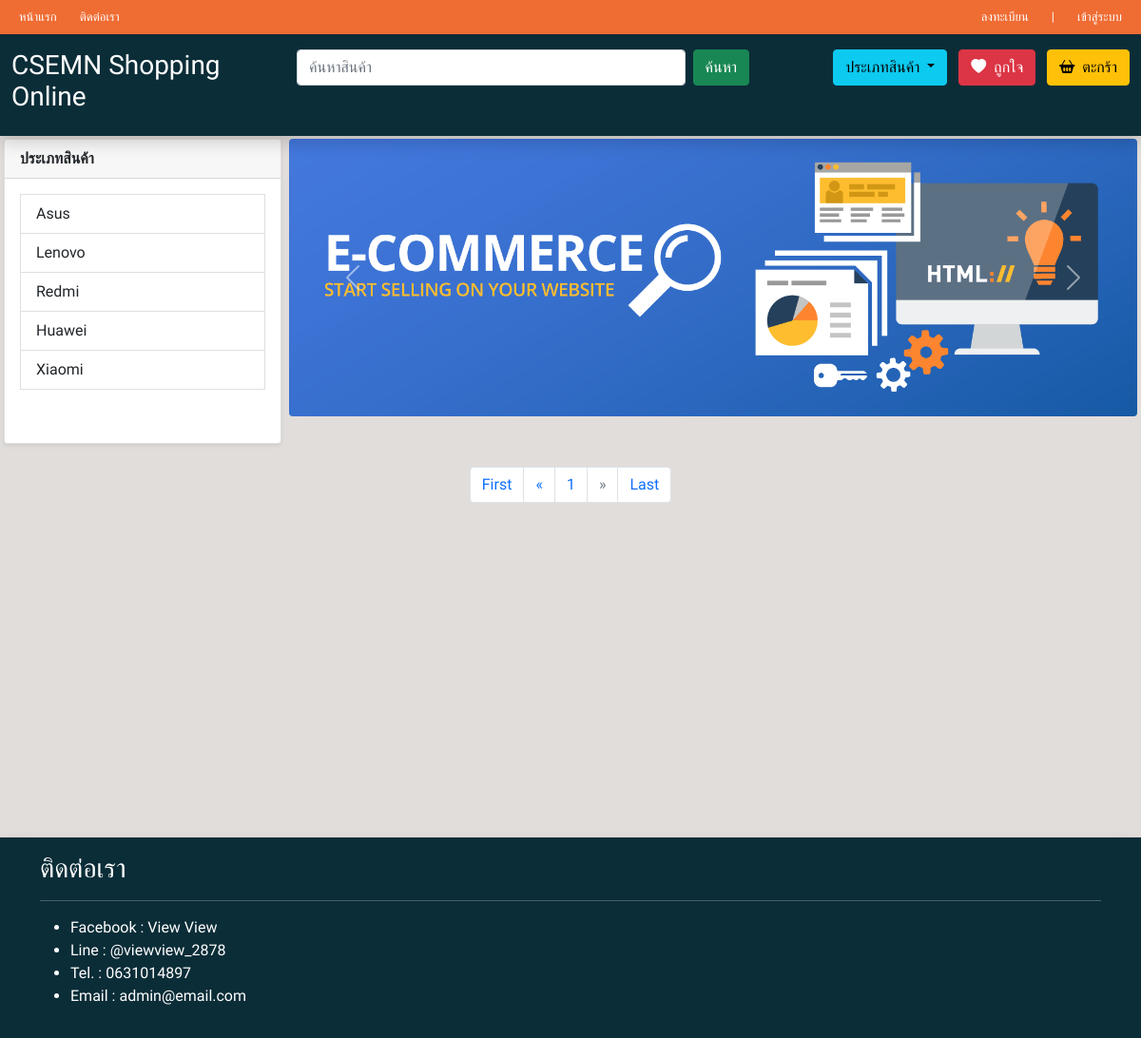
Page /pages/main/?page=2 on the committed database.
### tables this page shows
CREATE TABLE `shop` (
  `id` int(2) NOT NULL,
  `title` varchar(255) NOT NULL
);

CREATE TABLE `categories` (
  `id` int(2) NOT NULL,
  `category` varchar(50) NOT NULL
);

CREATE TABLE `banners` (
  `id` int(2) NOT NULL,
  `banner` text NOT NULL
);

CREATE TABLE `contacts` (
  `id` int(2) NOT NULL,
  `title` varchar(50) NOT NULL,
  `contact` varchar(255) NOT NULL
);

### pages/includes/categories.php (called while the page is built)
<?php require_once('../../services/categories/categories.php') ?>

### services/categories/categories_navbar_bottom.php (the view, shortened to what this page needs)
<?php
try {
    $stmt_categories = $connect->prepare("SELECT * FROM categories ORDER BY id ASC");
    $stmt_categories->execute();
    $categories = $stmt_categories->fetchAll();
} catch (PDOException $e) {
    echo "เกิดข้อผิดพลาด : " . $e->getMessage();
    exit();
}
?>

### pages/includes/banners.php (called while the page is built)
<?php require_once('../../services/banners/banners.php') ?>

### services/categories/categories_navbar_bottom.php (the view)
<?php
try {
    $stmt_categories = $connect->prepare("SELECT * FROM categories ORDER BY id ASC");
    $stmt_categories->execute();
    $categories = $stmt_categories->fetchAll();
} catch (PDOException $e) {
    echo "เกิดข้อผิดพลาด : " . $e->getMessage();
    exit();
}
foreach ($categories as $c) {
?>
    <a href="?c=<?= $c['id'] ?>&category=<?= $c['category'] ?>" class="list-group-item list-group-item-action"><?= $c['category'] ?></a>
<?php
}
?>

### pages/includes/navbar.php (shortened to what this page needs)
<header class="fixed-top">
    <nav class="navbar navbar-expand-sm shadow-sm py-0">
        <div class="container-xxl">
            <ul class="navbar-nav me-auto mb-lg-0">
                <li class="nav-item d-flex">
                    <a class="text-white nav-link nav-hover active me-2" aria-current="page" href="../../">หน้าแรก</a>
                    <a class="text-white nav-link nav-hover" href="#" data-bs-toggle="modal" data-bs-target="#contactModal">ติดต่อเรา</a>
                </li>
            </ul>
            <ul class="navbar-nav mb-lg-0 justify-content-end">
                <?php
                if (isset($_SESSION['U_ID'])) {
                ?>
                    <li class="nav-item d-flex">
                        <a class="user-menu-app text-white nav-link nav-hover me-2" href="#" data-bs-toggle="modal" data-bs-target="#userMenuModal"><?= $_SESSION['U_USERNAME'] ?></a>
                        <div class="user-menu dropdown me-2">
                            <a class="nav-link nav-hover dropdown-toggle text-white" href="#" id="user_data" data-bs-toggle="dropdown" aria-expanded="false">
                                <?= $_SESSION['U_USERNAME'] ?>
                            </a>
                            <ul class="dropdown-menu" aria-labelledby="user_data">
                                <?= $_SESSION['U_ROLE'] === true ? '<li><a class="dropdown-item" href="../../admin/">จัดการร้านค้า</a></li>' : '' ?>
                                <li><a class="dropdown-item" href="?account">บัญชีผู้ใช้</a></li>
                                <li><a class="dropdown-item" href="?account=order">การซื้อของฉัน</a></li>
                                <li><a class="dropdown-item" href="?cart">ตะกร้าสินค้า</a></li>
                                <li><a class="dropdown-item" href="?account=wishlist">สินค้าที่ถูกใจ</a></li>
                                <li><a class="dropdown-item text-danger" href="?logout" onclick="return confirm('ต้องการออกจากระบบ ?')">ออกจากระบบ</a></li>
                            </ul>
                        </div>
                        <span class="nav-link me-2 text-white">|</span>
                        <a class="nav-link nav-hover text-white" href="?logout" onclick="return confirm('ต้องการออกจากระบบ ?')">ออกจากระบบ</a>
                    </li>
                <?php
                } else {
                ?>
                    <li class="nav-item d-flex">
                        <a class="nav-link nav-hover me-2 text-white" href="../../pages/auth/register.php">ลงทะเบียน</a>
                        <span class="nav-link me-2 text-white">|</span>
                        <a class="nav-link nav-hover text-white" href="../../pages/auth/login.php">เข้าสู่ระบบ</a>
                    </li>
                <?php
                }
                ?>
            </ul>
        </div>
    </nav>
    <?php
    function removeNavMain($data)
    {
        $array = explode('/', $_SERVER['REQUEST_URI']);
        $key = array_search("pages", $array);
        $name = $array[$key + 1];
        return $name === $data ? true : false;
    }
    if (removeNavMain('auth') == false) {
    ?>
        <section class="shadow navbar-main">
            <div class="container-xxl py-3">
                <div class="row">
                    <div class="col-lg-3 text-lg-start text-center">
                        <h3><a class="text-decoration-none text-white" href="../../"><?= $shop_db[1]['title'] ?></a></h3>
                    </div>
                    <div class="col-lg-5">
                        <form method="GET" class="d-flex w-100">
                            <input class="form-control me-2" name="search" type="search" placeholder="ค้นหาสินค้า" aria-label="Search">
                            <button class="btn btn-success" type="submit">ค้นหา</button>
                        </form>
                    </div>
                    <div class="col-lg-4 text-lg-end text-center">
                        <div class="dropdown me-2 d-inline">
                            <a class="btn btn-info dropdown-toggle" href="#" id="dropdownMenuLink" data-bs-toggle="dropdown" aria-expanded="false">
                                ประเภทสินค้า
                            </a>
                        </div>
                        <a href="?account=wishlist" class="btn btn-danger me-2"><i class="bi bi-heart-fill me-2"></i>ถูกใจ</a>
                        <a href="?cart" class="btn btn-warning"><i class="bi bi-basket2-fill me-2"></i>ตะกร้า</a>
                    </div>
                </div>
            </div>
        </section>
    <?php
    }
    ?>
</header>
                    <?php require_once('../../services/categories/categories_navbar_bottom.php') ?>
                <?php
                try {
                    $stmt_contact = $connect->prepare("SELECT * FROM contacts ORDER BY id ASC");
                    $stmt_contact->execute();
                    $contacts = $stmt_contact->fetchAll();
                } catch (PDOException $e) {
                    echo "เกิดข้อผิดพลาด : " . $e->getMessage();
                    exit();
                }
                ?>

### services/categories/categories.php
<?php
try {
    $stmt_categories = $connect->prepare("SELECT * FROM categories ORDER BY id ASC");
    $stmt_categories->execute();
    $categories = $stmt_categories->fetchAll();
} catch (PDOException $e) {
    echo "เกิดข้อผิดพลาด : " . $e->getMessage();
    exit();
}
?>
<div class="category-list col-12 col-md-3 px-1">
    <div class="card shadow-sm">
        <div class="card-header">
            <strong>ประเภทสินค้า</strong>
        </div>
        <div class="category-list-item card-body">
            <?php
            foreach ($categories as $c) {
            ?>
                <a href="?c=<?= $c['id'] ?>&category=<?= $c['category'] ?>" class="category-item list-group-item list-group-item-action"><?= $c['category'] ?></a>
            <?php
            }
            ?>
        </div>
    </div>
</div>

### services/banners/banners.php (shortened to what this page needs)
<?php
try {
    $stmt_banners = $connect->prepare("SELECT * FROM banners ORDER BY id ASC");
    $stmt_banners->execute();
    $banners = $stmt_banners->fetchAll();
} catch (PDOException $e) {
    echo "เกิดข้อผิดพลาด : " . $e->getMessage();
    exit();
}
?>
<div class="col-12 col-md-9 px-1">
    <div id="bannerPage" class="carousel slide" data-bs-ride="carousel">
        <div class="carousel-inner">
            <div class="carousel-item active">
                <img src="../../admin/uploads/banners/<?= $banners[0]['banner'] ?>" class="d-block w-100 rounded">
            </div>
        </div>
        <button class="carousel-control-prev" type="button" data-bs-target="#bannerPage" data-bs-slide="prev">
            <span class="carousel-control-prev-icon" aria-hidden="true"></span>
        </button>
        <button class="carousel-control-next" type="button" data-bs-target="#bannerPage" data-bs-slide="next">
            <span class="carousel-control-next-icon" aria-hidden="true"></span>
        </button>
    </div>
</div>

### pages/includes/footer.php
<footer class="footer shadow" style="margin-top: 20rem;">
    <div class="container py-3">
        <h3>ติดต่อเรา</h3>
        <hr>
        <div class="row">
            <div class="col-md-6">
                <ul>
                    <?php
                    foreach ($contacts as $value) {
                    ?>
                        <li><?= $value['title'] ?> : <?= $value['contact'] ?></li>
                    <?php
                    }
                    ?>
                </ul>
            </div>
            <div class="col-md-6"></div>
        </div>
    </div>
</footer>

### assets/css/style_main.css (style rules this page uses)
* { font-family: 'Kanit', sans-serif; margin: 0; padding: 0; box-sizing: border-box; }
body { background-color: #E1DDDB; }
footer { background-color: #0b2d38; color: #ffffff; }
.navbar { background-color: #EF6C33; font-size: small; }
.navbar-main, .navbar-app { background-color: #0b2d38; }
.category-list-item { height: 278px; overflow-y: auto; }

### rows in the picture
shop: title "CSEMN Shopping Online"
categories: category "Asus"
categories: category "Lenovo"
categories: category "Redmi"
categories: category "Huawei"
categories: category "Xiaomi"
banners: banner (picture)
contacts: title "Facebook", contact "View View"
contacts: title "Line", contact "@viewview_2878"
contacts: title "Tel.", contact "0631014897"
contacts: title "Email", contact "admin@email.com"
